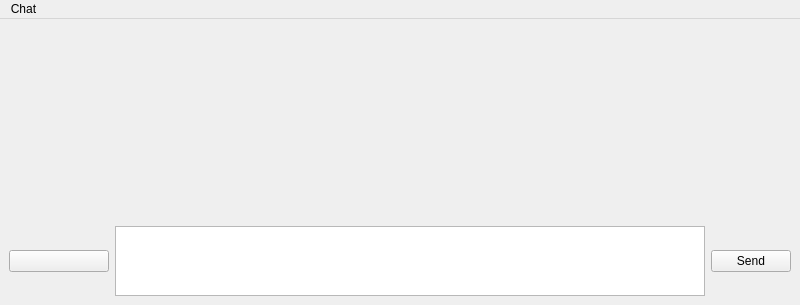
<?xml version="1.0" encoding="UTF-8"?>
<ui version="4.0">
 <class>ChatWindow</class>
 <widget class="QMainWindow" name="ChatWindow">
  <property name="geometry">
   <rect>
    <x>0</x>
    <y>0</y>
    <width>800</width>
    <height>305</height>
   </rect>
  </property>
  <property name="windowTitle">
   <string>MainWindow</string>
  </property>
  <widget class="QWidget" name="centralwidget">
   <layout class="QVBoxLayout" name="verticalLayout">
    <item>
     <widget class="ChatArea" name="scrollArea">
      <property name="frameShape">
       <enum>QFrame::NoFrame</enum>
      </property>
      <property name="lineWidth">
       <number>0</number>
      </property>
      <property name="widgetResizable">
       <bool>true</bool>
      </property>
      <property name="alignment">
       <set>Qt::AlignLeading|Qt::AlignLeft|Qt::AlignTop</set>
      </property>
      <widget class="QWidget" name="scrollAreaWidgetContents">
       <property name="geometry">
        <rect>
         <x>0</x>
         <y>0</y>
         <width>782</width>
         <height>113</height>
        </rect>
       </property>
      </widget>
     </widget>
    </item>
    <item>
     <layout class="QHBoxLayout" name="horizontalLayout">
      <item>
       <widget class="QLabel" name="typingStatusLabel">
        <property name="font">
         <font>
          <pointsize>15</pointsize>
          <italic>true</italic>
         </font>
        </property>
        <property name="text">
         <string/>
        </property>
       </widget>
      </item>
      <item>
       <widget class="QLabel" name="onlineStatusLabel">
        <property name="font">
         <font>
          <pointsize>15</pointsize>
          <italic>false</italic>
         </font>
        </property>
        <property name="text">
         <string/>
        </property>
        <property name="alignment">
         <set>Qt::AlignRight|Qt::AlignTrailing|Qt::AlignVCenter</set>
        </property>
       </widget>
      </item>
     </layout>
    </item>
    <item>
     <layout class="QHBoxLayout" name="horizontalLayout_2">
      <item>
       <widget class="QPushButton" name="selectEmojiButton">
        <property name="sizePolicy">
         <sizepolicy hsizetype="Minimum" vsizetype="Fixed">
          <horstretch>0</horstretch>
          <verstretch>0</verstretch>
         </sizepolicy>
        </property>
        <property name="minimumSize">
         <size>
          <width>100</width>
          <height>0</height>
         </size>
        </property>
        <property name="maximumSize">
         <size>
          <width>16777215</width>
          <height>16777215</height>
         </size>
        </property>
        <property name="text">
         <string/>
        </property>
        <property name="icon">
         <iconset>
          <normaloff>../../../../../../../../../../../usr/share/yappari/icons/48x48/81-23.png</normaloff>../../../../../../../../../../../usr/share/yappari/icons/48x48/81-23.png</iconset>
        </property>
        <property name="iconSize">
         <size>
          <width>48</width>
          <height>48</height>
         </size>
        </property>
       </widget>
      </item>
      <item>
       <widget class="ChatTextEdit" name="textEdit">
        <property name="maximumSize">
         <size>
          <width>16777215</width>
          <height>70</height>
         </size>
        </property>
        <property name="layoutDirection">
         <enum>Qt::LeftToRight</enum>
        </property>
        <property name="acceptRichText">
         <bool>false</bool>
        </property>
       </widget>
      </item>
      <item>
       <widget class="QPushButton" name="sendButton">
        <property name="text">
         <string>Send</string>
        </property>
       </widget>
      </item>
     </layout>
    </item>
   </layout>
  </widget>
  <widget class="QMenuBar" name="menubar">
   <property name="geometry">
    <rect>
     <x>0</x>
     <y>0</y>
     <width>800</width>
     <height>25</height>
    </rect>
   </property>
   <widget class="QMenu" name="chatMenu">
    <property name="title">
     <string>Chat</string>
    </property>
    <addaction name="actionViewContact"/>
    <addaction name="actionDeleteAll"/>
    <addaction name="actionSendMultimedia"/>
    <addaction name="actionMute"/>
   </widget>
   <addaction name="chatMenu"/>
  </widget>
  <action name="actionDeleteAll">
   <property name="text">
    <string>Delete All Messages</string>
   </property>
  </action>
  <action name="actionSendMultimedia">
   <property name="text">
    <string>Send Multimedia</string>
   </property>
  </action>
  <action name="actionMute">
   <property name="text">
    <string>Mute</string>
   </property>
  </action>
  <action name="actionViewContact">
   <property name="text">
    <string>View Contact</string>
   </property>
  </action>
 </widget>
 <customwidgets>
  <customwidget>
   <class>ChatArea</class>
   <extends>QScrollArea</extends>
   <header>Gui/chatarea.h</header>
   <container>1</container>
  </customwidget>
  <customwidget>
   <class>ChatTextEdit</class>
   <extends>QTextEdit</extends>
   <header>Gui/chattextedit.h</header>
  </customwidget>
 </customwidgets>
 <resources/>
 <connections/>
</ui>
